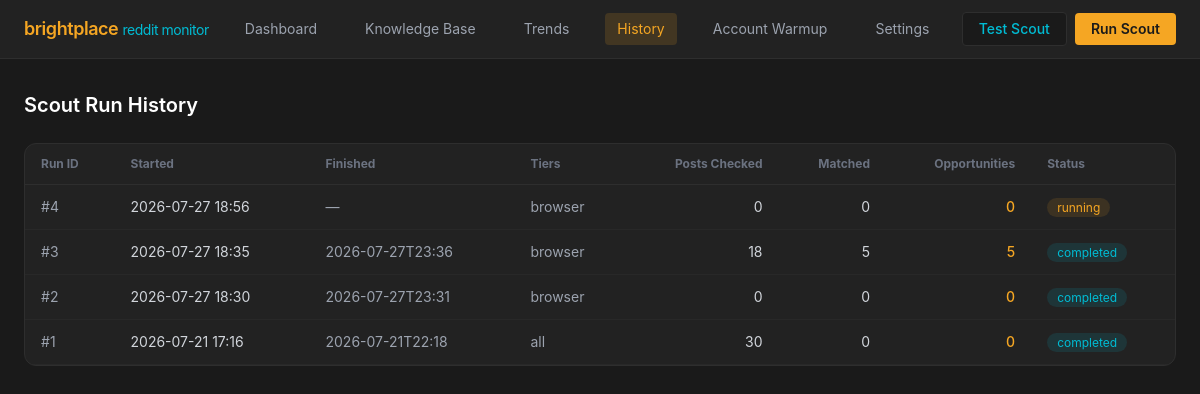
The app's page /history with its own data.
### tables this page shows
CREATE TABLE scout_runs (
            id INTEGER PRIMARY KEY AUTOINCREMENT,
            tiers TEXT DEFAULT 'all',
            posts_checked INTEGER DEFAULT 0,
            posts_matched INTEGER DEFAULT 0,
            opportunities_found INTEGER DEFAULT 0,
            status TEXT DEFAULT 'running',
            started_at TEXT DEFAULT CURRENT_TIMESTAMP,
            finished_at TEXT
        );

### app.py (the view)
@app.get("/history", response_class=HTMLResponse)
async def history_page(request: Request):
    runs = get_runs(limit=50)
    return templates.TemplateResponse(request, "history.html", {
        "runs": runs,
        "page": "history",
    })

### templates/history.html (shortened to what this page needs)
{% extends "base.html" %}
{% block content %}
<h1 class="text-xl font-semibold text-white mb-6">Scout Run History</h1>
{% if runs %}
<div class="bg-bp-dark-card rounded-xl border border-bp-dark-border overflow-hidden">
    <table class="w-full text-sm">
        <thead>
            <tr class="border-b border-bp-dark-border text-gray-500 text-xs">
                <th class="px-4 py-3 text-left">Run ID</th>
                <th class="px-4 py-3 text-left">Started</th>
                <th class="px-4 py-3 text-left">Finished</th>
                <th class="px-4 py-3 text-left">Tiers</th>
                <th class="px-4 py-3 text-right">Posts Checked</th>
                <th class="px-4 py-3 text-right">Matched</th>
                <th class="px-4 py-3 text-right">Opportunities</th>
                <th class="px-4 py-3 text-left">Status</th>
            </tr>
        </thead>
        <tbody>
            {% for run in runs %}
            <tr class="border-b border-bp-dark-border/50 hover:bg-bp-dark-hover transition-colors">
                <td class="px-4 py-3 text-gray-400">#{{ run.id }}</td>
                <td class="px-4 py-3 text-gray-300">{{ run.started_at[:16] }}</td>
                <td class="px-4 py-3 text-gray-400">{{ run.finished_at[:16] if run.finished_at else '—' }}</td>
                <td class="px-4 py-3 text-gray-400">{{ run.tiers }}</td>
                <td class="px-4 py-3 text-right text-gray-300">{{ run.posts_checked }}</td>
                <td class="px-4 py-3 text-right text-gray-300">{{ run.posts_matched }}</td>
                <td class="px-4 py-3 text-right text-bp-orange font-medium">{{ run.opportunities_found }}</td>
                <td class="px-4 py-3">
                    <span class="text-xs px-2.5 py-0.5 rounded-full
                        {% if run.status == 'completed' %}bg-bp-teal-light text-bp-teal
                        {% elif run.status == 'running' %}bg-bp-orange-light text-bp-orange
                        {% else %}bg-red-900/30 text-red-400{% endif %}">
                        {{ run.status }}
                    </span>
                </td>
            </tr>
            {% endfor %}
        </tbody>
    </table>
</div>
{% else %}
<div class="bg-bp-dark-card rounded-xl border border-bp-dark-border p-16 text-center">
    <div class="text-gray-500">No scout runs yet. Click "Run Scout" to start.</div>
</div>
{% endif %}
{% endblock %}

### templates/base.html (style rules this page uses)
body { font-family: -apple-system, BlinkMacSystemFont, 'SF Pro Display', 'Segoe UI', sans-serif; }

### records on screen
scout_runs: id "4", started_at "2026-07-27 18:56", finished_at "—", tiers "browser", posts_checked "0", posts_matched "0", opportunities_found "0", status "running"
scout_runs: id "3", started_at "2026-07-27 18:35", finished_at "2026-07-27T23:36", tiers "browser", posts_checked "18", posts_matched "5", opportunities_found "5", status "completed"
scout_runs: id "2", started_at "2026-07-27 18:30", finished_at "2026-07-27T23:31", tiers "browser", posts_checked "0", posts_matched "0", opportunities_found "0", status "completed"
scout_runs: id "1", started_at "2026-07-21 17:16", finished_at "2026-07-21T22:18", tiers "all", posts_checked "30", posts_matched "0", opportunities_found "0", status "completed"
